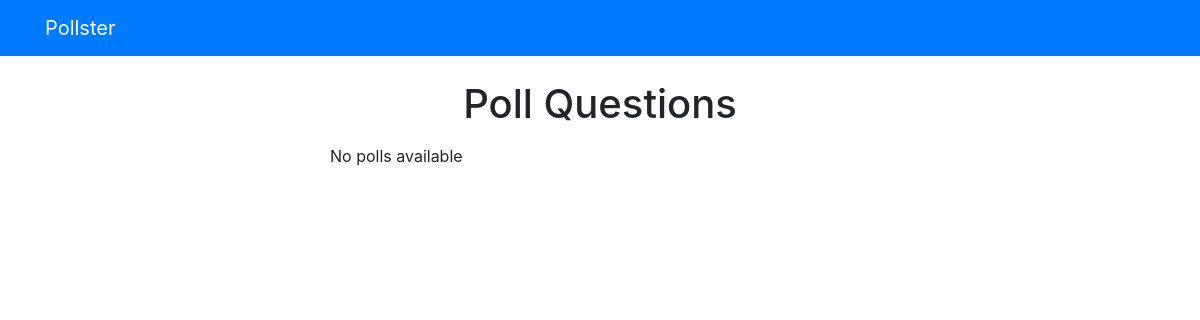
/polls/, run on an earlier commit of the app's database.
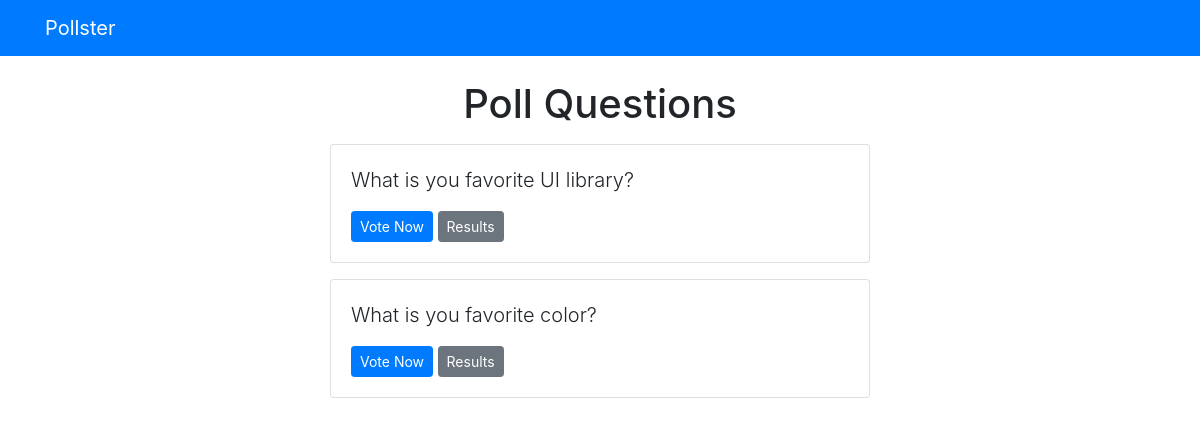
And on a later commit of the database.
### polls/views.py (the view)
# urls.py: path('', views.index, name='index'),
def index(request):
    latest_question_list = Question.objects.order_by('-pub_date')[:5]
    context = {'latest_question_list': latest_question_list}
    return render(request, 'polls/index.html', context)

### templates/polls/index.html (shortened to what this page needs)
{% extends "base.html" %}
{% block content %}
  <h1 class="text-center mb-3">Poll Questions</h1>
  {% if latest_question_list %}
    {% for question in latest_question_list %}
      <div class="card mb-3">
        <div class="card-body">
          <p class="lead">{{ question.question_text }}</p>
          <a href="{% url 'polls:detail' question.id %}" class="btn btn-primary btn-sm">Vote Now</a>
          <a href="{% url 'polls:results' question.id %}" class="btn btn-secondary btn-sm">Results</a>
        </div>
      </div>
    {% endfor %}
  {% else %}
    <p>No polls available</p>
  {% endif %}
{% endblock %}

### templates/base.html (shortened to what this page needs)
<!DOCTYPE html>
<html lang="en">
  <head>
    <link
      rel="stylesheet"
      href="https://stackpath.bootstrapcdn.com/bootstrap/4.3.1/css/bootstrap.min.css"
    />
  </head>
  <body>
    {% include 'partials/_navbar.html' %}
    <div class="container">
      <div class="row">
        <div class="col-md-6 m-auto">
          {% block content %}{% endblock %}
        </div>
      </div>
    </div>
  </body>
</html>

### templates/partials/_navbar.html
<nav class="navbar navbar-dark bg-primary mb-4">
	<div class="container">
		<a class="navbar-brand" href="/">Pollster</a>
	</div>
</nav>

What changed in the data, as far as the page shows it:
added Question: question_text "What is you favorite UI library?"
added Question: question_text "What is you favorite color?"
Also different on the page:
text no longer shown: "No polls available"
